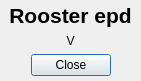
<?xml version="1.0" encoding="UTF-8"?>
<ui version="4.0">
 <class>Rooster_epd_over</class>
 <widget class="QDialog" name="Rooster_epd_over">
  <property name="geometry">
   <rect>
    <x>0</x>
    <y>0</y>
    <width>141</width>
    <height>81</height>
   </rect>
  </property>
  <property name="windowTitle">
   <string>Rooster epd</string>
  </property>
  <widget class="QDialogButtonBox" name="buttonBox">
   <property name="geometry">
    <rect>
     <x>0</x>
     <y>50</y>
     <width>141</width>
     <height>31</height>
    </rect>
   </property>
   <property name="orientation">
    <enum>Qt::Horizontal</enum>
   </property>
   <property name="standardButtons">
    <set>QDialogButtonBox::Close</set>
   </property>
   <property name="centerButtons">
    <bool>true</bool>
   </property>
  </widget>
  <widget class="QLabel" name="label">
   <property name="geometry">
    <rect>
     <x>0</x>
     <y>0</y>
     <width>141</width>
     <height>31</height>
    </rect>
   </property>
   <property name="font">
    <font>
     <pointsize>16</pointsize>
     <bold>true</bold>
    </font>
   </property>
   <property name="text">
    <string>Rooster epd</string>
   </property>
   <property name="alignment">
    <set>Qt::AlignCenter</set>
   </property>
  </widget>
  <widget class="QLabel" name="version">
   <property name="geometry">
    <rect>
     <x>0</x>
     <y>30</y>
     <width>141</width>
     <height>21</height>
    </rect>
   </property>
   <property name="text">
    <string>V</string>
   </property>
   <property name="alignment">
    <set>Qt::AlignCenter</set>
   </property>
  </widget>
 </widget>
 <resources/>
 <connections>
  <connection>
   <sender>buttonBox</sender>
   <signal>accepted()</signal>
   <receiver>Rooster_epd_over</receiver>
   <slot>accept()</slot>
   <hints>
    <hint type="sourcelabel">
     <x>248</x>
     <y>254</y>
    </hint>
    <hint type="destinationlabel">
     <x>157</x>
     <y>274</y>
    </hint>
   </hints>
  </connection>
  <connection>
   <sender>buttonBox</sender>
   <signal>rejected()</signal>
   <receiver>Rooster_epd_over</receiver>
   <slot>reject()</slot>
   <hints>
    <hint type="sourcelabel">
     <x>316</x>
     <y>260</y>
    </hint>
    <hint type="destinationlabel">
     <x>286</x>
     <y>274</y>
    </hint>
   </hints>
  </connection>
 </connections>
</ui>
